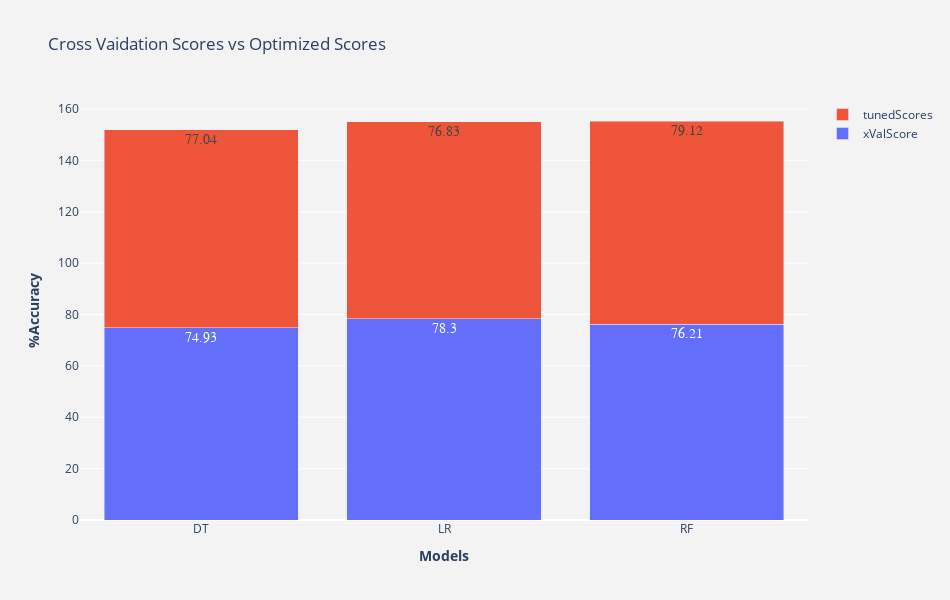

Write notebook code for a chart like this one.
### Markdown cell above
## Model Selection

### Code cell
"""Create a function that compares cross validation scores with tunned scores for different models by
plotting them."""
def compareModelsAccuracy():
    """Returns a stack bar chart of tuned and x validation scores of models."""
    
    # Sort by index and converting to series object to plot.
    xValScore = xValScoresSorted[~xValScoresSorted.index.isin(["XGBC","GNB"])].sort_index().T.squeeze()
    tunedScore = bestScoreAndHyperparametersSorted.iloc[:,0].sort_index().T.squeeze()
    
    # Create two subplots of stack bar chart
    fig=make_subplots(
        rows=1, 
        cols=1,
        vertical_spacing=0.3,
        print_grid=False) # This suppresses "This is the format of your plot grid:" text from popping out.

    # Add trace for stack bar
    fig.add_trace(go.Bar(x=xValScore.index,
                             y=xValScore,
                             text=xValScore,
                             hoverinfo="x+y",
                             textposition="auto",
                             name="xValScore",
                             textfont=dict(family="sans serif",size=14),
                             ),
                     row=1,
                     col=1
                     )

    # Add another trace for stack bar
    fig.add_trace(go.Bar(x=tunedScore.index,
                             y=tunedScore,
                             text=tunedScore,
                             hoverinfo="x+y",
                             textposition="auto",
                             name="tunedScores",
                             textfont=dict(family="sans serif",size=14),
                             ),
                     row=1,
                     col=1
                     )
        
    # Update the layout. Add title, dimension, and background color
    fig.layout.update(
        height=600, 
        width=950,
        hovermode="closest",
        barmode = "stack",
        title_text = "Cross Vaidation Scores vs Optimized Scores",
        paper_bgcolor="rgb(243, 243, 243)",
        plot_bgcolor="rgb(243, 243, 243)"
        )

    # Set y-axis titles in bold
    fig.layout.yaxis1.update(title="<b>%Accuracy</b>")
    
    # Set x-axis title in bold
    fig.layout.xaxis1.update(title="<b>Models</b>")
    return fig.show()

"""Call the function to plot the scores."""
compareModelsAccuracy()

### Figure 1 — Plotly figure (JSON) as saved in the notebook; plotly's stock layout.template omitted (floating-point values rounded to 4 significant figures)
{"data": [{"hoverinfo": "x+y", "name": "xValScore", "text": [74.93, 78.3, 76.21], "textfont": {"family": "sans serif", "size": 14}, "textposition": "auto", "type": "bar", "x": ["DT", "LR", "RF"], "xaxis": "x", "y": [74.93, 78.3, 76.21], "yaxis": "y"}, {"hoverinfo": "x+y", "name": "tunedScores", "text": [77.04, 76.83, 79.12], "textfont": {"family": "sans serif", "size": 14}, "textposition": "auto", "type": "bar", "x": ["DT", "LR", "RF"], "xaxis": "x", "y": [77.04, 76.83, 79.12], "yaxis": "y"}], "layout": {"barmode": "stack", "height": 600, "hovermode": "closest", "paper_bgcolor": "rgb(243, 243, 243)", "plot_bgcolor": "rgb(243, 243, 243)", "title": {"text": "Cross Vaidation Scores vs Optimized Scores"}, "width": 950, "xaxis": {"anchor": "y", "domain": [0, 1], "title": {"text": "<b>Models</b>"}}, "yaxis": {"anchor": "x", "domain": [0, 1], "title": {"text": "<b>%Accuracy</b>"}}}}
